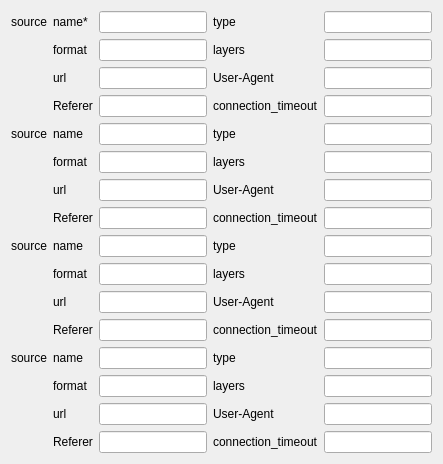
     <widget class="QWidget" name="tab_2">
      <attribute name="title">
       <string>Source</string>
      </attribute>
      <layout class="QGridLayout" name="gridLayout_7">
       <item row="9" column="2">
        <widget class="QLineEdit" name="txtSourceFormat_3"/>
       </item>
       <item row="5" column="1">
        <widget class="QLabel" name="label_54">
         <property name="text">
          <string>format</string>
         </property>
        </widget>
       </item>
       <item row="8" column="3">
        <widget class="QLabel" name="label_63">
         <property name="text">
          <string>type</string>
         </property>
        </widget>
       </item>
       <item row="8" column="1">
        <widget class="QLabel" name="label_202">
         <property name="text">
          <string>name</string>
         </property>
        </widget>
       </item>
       <item row="12" column="1">
        <widget class="QLabel" name="label_69">
         <property name="text">
          <string>name</string>
         </property>
        </widget>
       </item>
       <item row="5" column="3">
        <widget class="QLabel" name="label_58">
         <property name="text">
          <string>layers</string>
         </property>
        </widget>
       </item>
       <item row="8" column="4">
        <widget class="QLineEdit" name="txtSourceType_3"/>
       </item>
       <item row="4" column="2">
        <widget class="QLineEdit" name="txtSourceName_2"/>
       </item>
       <item row="9" column="3">
        <widget class="QLabel" name="label_65">
         <property name="text">
          <string>layers</string>
         </property>
        </widget>
       </item>
       <item row="8" column="0">
        <widget class="QLabel" name="label_62">
         <property name="text">
          <string>source</string>
         </property>
        </widget>
       </item>
       <item row="13" column="1">
        <widget class="QLabel" name="label_70">
         <property name="text">
          <string>format</string>
         </property>
        </widget>
       </item>
       <item row="4" column="3">
        <widget class="QLabel" name="label_57">
         <property name="text">
          <string>type</string>
         </property>
        </widget>
       </item>
       <item row="4" column="1">
        <widget class="QLabel" name="label_53">
         <property name="text">
          <string>name</string>
         </property>
        </widget>
       </item>
       <item row="0" column="0">
        <widget class="QLabel" name="label_52">
         <property name="text">
          <string>source</string>
         </property>
        </widget>
       </item>
       <item row="1" column="2">
        <widget class="QLineEdit" name="txtSourceFormat_1"/>
       </item>
       <item row="0" column="4">
        <widget class="QLineEdit" name="txtSourceType_1"/>
       </item>
       <item row="0" column="1">
        <widget class="QLabel" name="label_2">
         <property name="text">
          <string>name*</string>
         </property>
        </widget>
       </item>
       <item row="1" column="4">
        <widget class="QLineEdit" name="txtSourceLayer_1"/>
       </item>
       <item row="1" column="3">
        <widget class="QLabel" name="label_17">
         <property name="text">
          <string>layers</string>
         </property>
        </widget>
       </item>
       <item row="1" column="1">
        <widget class="QLabel" name="label_7">
         <property name="text">
          <string>format</string>
         </property>
        </widget>
       </item>
       <item row="0" column="3">
        <widget class="QLabel" name="label_3">
         <property name="text">
          <string>type</string>
         </property>
        </widget>
       </item>
       <item row="0" column="2">
        <widget class="QLineEdit" name="txtSourceName_1"/>
       </item>
       <item row="4" column="0">
        <widget class="QLabel" name="label_60">
         <property name="text">
          <string>source</string>
         </property>
        </widget>
       </item>
       <item row="9" column="1">
        <widget class="QLabel" name="label_64">
         <property name="text">
          <string>format</string>
         </property>
        </widget>
       </item>
       <item row="8" column="2">
        <widget class="QLineEdit" name="txtSourceName_3"/>
       </item>
       <item row="5" column="4">
        <widget class="QLineEdit" name="txtSourceLayer_2"/>
       </item>
       <item row="4" column="4">
        <widget class="QLineEdit" name="txtSourceType_2"/>
       </item>
       <item row="5" column="2">
        <widget class="QLineEdit" name="txtSourceFormat_2"/>
       </item>
       <item row="9" column="4">
        <widget class="QLineEdit" name="txtSourceLayer_3"/>
       </item>
       <item row="12" column="0">
        <widget class="QLabel" name="label_73">
         <property name="text">
          <string>source</string>
         </property>
        </widget>
       </item>
       <item row="12" column="3">
        <widget class="QLabel" name="label_74">
         <property name="text">
          <string>type</string>
         </property>
        </widget>
       </item>
       <item row="13" column="3">
        <widget class="QLabel" name="label_75">
         <property name="text">
          <string>layers</string>
         </property>
        </widget>
       </item>
       <item row="12" column="2">
        <widget class="QLineEdit" name="txtSourceName_4"/>
       </item>
       <item row="12" column="4">
        <widget class="QLineEdit" name="txtSourceType_4"/>
       </item>
       <item row="13" column="2">
        <widget class="QLineEdit" name="txtSourceFormat_4"/>
       </item>
       <item row="13" column="4">
        <widget class="QLineEdit" name="txtSourceLayer_4"/>
       </item>
       <item row="3" column="4">
        <widget class="QLineEdit" name="txtSourceConnectionTimeout_1"/>
       </item>
       <item row="3" column="3">
        <widget class="QLabel" name="label_201">
         <property name="text">
          <string>connection_timeout</string>
         </property>
        </widget>
       </item>
       <item row="3" column="1">
        <widget class="QLabel" name="label_50">
         <property name="text">
          <string>Referer</string>
         </property>
        </widget>
       </item>
       <item row="3" column="2">
        <widget class="QLineEdit" name="txtSourceReferer_1"/>
       </item>
       <item row="2" column="4">
        <widget class="QLineEdit" name="txtSourceUserAgent_1"/>
       </item>
       <item row="2" column="3">
        <widget class="QLabel" name="label_18">
         <property name="text">
          <string>User-Agent</string>
         </property>
        </widget>
       </item>
       <item row="7" column="4">
        <widget class="QLineEdit" name="txtSourceConnectionTimeout_2"/>
       </item>
       <item row="7" column="3">
        <widget class="QLabel" name="label_56">
         <property name="text">
          <string>connection_timeout</string>
         </property>
        </widget>
       </item>
       <item row="7" column="2">
        <widget class="QLineEdit" name="txtSourceReferer_2"/>
       </item>
       <item row="7" column="1">
        <widget class="QLabel" name="label_59">
         <property name="text">
          <string>Referer</string>
         </property>
        </widget>
       </item>
       <item row="6" column="4">
        <widget class="QLineEdit" name="txtSourceUserAgent_2"/>
       </item>
       <item row="6" column="3">
        <widget class="QLabel" name="label_55">
         <property name="text">
          <string>User-Agent</string>
         </property>
        </widget>
       </item>
       <item row="11" column="4">
        <widget class="QLineEdit" name="txtSourceConnectionTimeout_3"/>
       </item>
       <item row="11" column="3">
        <widget class="QLabel" name="label_68">
         <property name="text">
          <string>connection_timeout</string>
         </property>
        </widget>
       </item>
       <item row="11" column="1">
        <widget class="QLabel" name="label_67">
         <property name="text">
          <string>Referer</string>
         </property>
        </widget>
       </item>
       <item row="11" column="2">
        <widget class="QLineEdit" name="txtSourceReferer_3"/>
       </item>
       <item row="10" column="4">
        <widget class="QLineEdit" name="txtSourceUserAgent_3"/>
       </item>
       <item row="10" column="3">
        <widget class="QLabel" name="label_66">
         <property name="text">
          <string>User-Agent</string>
         </property>
        </widget>
       </item>
       <item row="15" column="4">
        <widget class="QLineEdit" name="txtSourceConnectionTimeout_4"/>
       </item>
       <item row="15" column="3">
        <widget class="QLabel" name="label_72">
         <property name="text">
          <string>connection_timeout</string>
         </property>
        </widget>
       </item>
       <item row="15" column="1">
        <widget class="QLabel" name="label_76">
         <property name="text">
          <string>Referer</string>
         </property>
        </widget>
       </item>
       <item row="15" column="2">
        <widget class="QLineEdit" name="txtSourceReferer_4"/>
       </item>
       <item row="14" column="4">
        <widget class="QLineEdit" name="txtSourceUserAgent_4"/>
       </item>
       <item row="14" column="3">
        <widget class="QLabel" name="label_71">
         <property name="text">
          <string>User-Agent</string>
         </property>
        </widget>
       </item>
       <item row="2" column="1">
        <widget class="QLabel" name="label_41">
         <property name="text">
          <string>url</string>
         </property>
        </widget>
       </item>
       <item row="2" column="2">
        <widget class="QLineEdit" name="txtSourceUrl_1"/>
       </item>
       <item row="6" column="1">
        <widget class="QLabel" name="label_51">
         <property name="text">
          <string>url</string>
         </property>
        </widget>
       </item>
       <item row="10" column="1">
        <widget class="QLabel" name="label_61">
         <property name="text">
          <string>url</string>
         </property>
        </widget>
       </item>
       <item row="14" column="1">
        <widget class="QLabel" name="label_128">
         <property name="text">
          <string>url</string>
         </property>
        </widget>
       </item>
       <item row="6" column="2">
        <widget class="QLineEdit" name="txtSourceUrl_2"/>
       </item>
       <item row="10" column="2">
        <widget class="QLineEdit" name="txtSourceUrl_3"/>
       </item>
       <item row="14" column="2">
        <widget class="QLineEdit" name="txtSourceUrl_4"/>
       </item>
      </layout>
     </widget>
